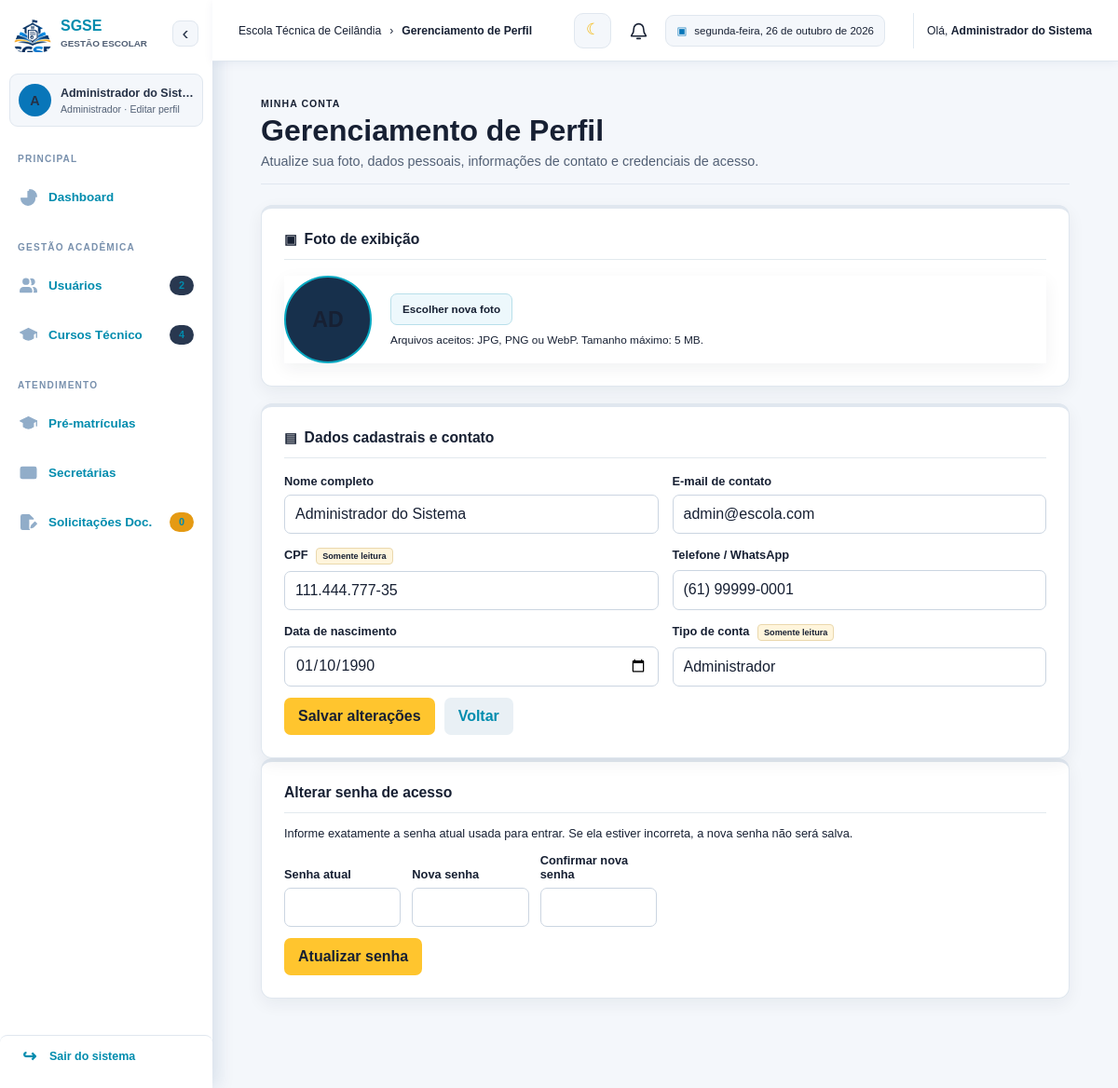
Screenshot of /view/perfil.php (signed in) with the database file from the repository.
### tables this page shows
CREATE TABLE usuarios (
    id_usuario INT AUTO_INCREMENT PRIMARY KEY,
    id_pessoa INT NOT NULL UNIQUE,
    id_perfil INT NOT NULL,
    email VARCHAR(100) NOT NULL UNIQUE,
    senha VARCHAR(255) NOT NULL,
    foto_perfil VARCHAR(255),
    cargo VARCHAR(100),
    setor VARCHAR(100),
    status ENUM('Ativo', 'Inativo') DEFAULT 'Ativo',
    criado_em TIMESTAMP DEFAULT CURRENT_TIMESTAMP,

    CONSTRAINT fk_usuario_pessoa
        FOREIGN KEY (id_pessoa)
        REFERENCES pessoas(id_pessoa)
        ON DELETE RESTRICT,

    CONSTRAINT fk_usuario_perfil
        FOREIGN KEY (id_perfil)
        REFERENCES perfis(id_perfil)
        ON DELETE RESTRICT
);

CREATE TABLE pessoas (
    id_pessoa INT AUTO_INCREMENT PRIMARY KEY,
    nome VARCHAR(100) NOT NULL,
    cpf VARCHAR(14) NOT NULL UNIQUE,
    telefone VARCHAR(20),
    data_nascimento DATE,
    criado_em TIMESTAMP DEFAULT CURRENT_TIMESTAMP
);

### model/dao/Conexao.php (called while the page is built, shortened)
<?php
if (!class_exists('Conexao')) {
    class Conexao {
        private static $instance = null;
        public static function getConexao() {
            if (!isset(self::$instance)) {
                $host     = "localhost";
                $dbname   = "secretaria_db";
                $usuario  = "root";
                $senha    = "";
                try {
                    self::$instance = new PDO(
                        "mysql:host={$host};dbname={$dbname};charset=utf8mb4",
                        $usuario,
                        $senha
                    );
                    self::$instance->setAttribute(PDO::ATTR_ERRMODE, PDO::ERRMODE_EXCEPTION);
                    self::$instance->setAttribute(PDO::ATTR_DEFAULT_FETCH_MODE, PDO::FETCH_ASSOC);
                } catch (PDOException $e) {
                    die("Erro na conexão com o banco de dados: " . $e->getMessage());
                }
            }
            return self::$instance;
        }
    }
}

### model/dao/UsuarioDAO.php (called while the page is built, shortened)
<?php
require_once __DIR__ . '/Conexao.php';
class UsuarioDAO {
    public function buscarPerfilProprio(int $idUsuario): ?array {
        try {
            $stmt = Conexao::getConexao()->prepare(
                "SELECT u.id_usuario AS id, p.nome, p.cpf, p.telefone,
                        p.data_nascimento, u.email, u.foto_perfil,
                        u.id_perfil AS perfil_id
                 FROM usuarios u
                 INNER JOIN pessoas p ON p.id_pessoa = u.id_pessoa
                 WHERE u.id_usuario = ?
                 LIMIT 1"
            );
            $stmt->execute([$idUsuario]);
            return $stmt->fetch(PDO::FETCH_ASSOC) ?: null;
        } catch (PDOException $e) {
            error_log('Erro ao carregar o próprio perfil: ' . $e->getMessage());
            throw new RuntimeException('Não foi possível carregar o perfil.', 0, $e);
        }
    }
}
?>

### controller/UsuarioController.php (called while the page is built, shortened)
<?php
require_once __DIR__ . '/../model/dao/UsuarioDAO.php';
require_once __DIR__ . '/Autorizacao.php';
class UsuarioController {
    public function buscarPerfilProprio(int $idUsuario): ?array {
        return (new UsuarioDAO())->buscarPerfilProprio($idUsuario);
    }
}
?>

### controller/Autorizacao.php (called while the page is built, shortened)
<?php
require_once __DIR__ . '/../model/dao/Conexao.php';
class Autorizacao {
    public static function usuarioTemPermissao(string $permissao, ?int $idUsuario = null): bool {
        $idUsuario = $idUsuario ?? (int)($_SESSION['usuario_id'] ?? 0);
        try {
            $stmt = Conexao::getConexao()->prepare(
                "SELECT 1
                 FROM usuarios u
                 INNER JOIN permissoes p ON p.id_perfil = u.id_perfil
                 WHERE u.id_usuario = ? AND p.nome = ?
                 LIMIT 1"
            );
            $stmt->execute([$idUsuario, $permissao]);
            return (bool)$stmt->fetchColumn();
        } catch (PDOException $e) {
            error_log('Erro ao verificar permissão do usuário: ' . $e->getMessage());
            throw new RuntimeException('Não foi possível verificar a permissão de acesso.', 0, $e);
        }
    }
}

### view/perfil.php (the view, shortened to what this page needs)
<?php
require_once __DIR__ . '/../controller/Autorizacao.php';
if (!isset($_SESSION['usuario_id']) || !in_array((int)($_SESSION['perfil_id'] ?? 0), [1, 2, 3], true)
    || !Autorizacao::usuarioTemPermissao('GERENCIAR_PERFIL')) {
    header('Location: login.php');
    exit();
}
require_once __DIR__ . '/../model/dao/Conexao.php';
require_once __DIR__ . '/../model/dao/UsuarioDAO.php';
require_once __DIR__ . '/../controller/UsuarioController.php';
$controller = new UsuarioController();
$erroCarregamento = false;
try {
    $perfil = $controller->buscarPerfilProprio((int)$_SESSION['usuario_id']);
} catch (RuntimeException $e) {
    error_log('Erro ao exibir perfil próprio: ' . $e->getMessage());
    $perfil = null;
    $erroCarregamento = true;
}
include __DIR__ . '/includes/topo.php';
?>
<div class="admin-workspace">
    <?php include __DIR__ . '/includes/menu_administrativo.php'; ?>
    <div class="admin-workspace-content">
        <main class="profile-content">
            <header class="profile-header">
                <div>
                    <span class="profile-eyebrow">MINHA CONTA</span>
                    <h1>Gerenciamento de Perfil</h1>
                    <p>Atualize sua foto, dados pessoais, informações de contato e credenciais de acesso.</p>
                </div>
            </header>
            <?php if ($erroCarregamento): ?>
                <p class="profile-message profile-message-error" role="alert">Não foi possível carregar seu perfil. Atualize a página para tentar novamente.</p>
            <?php else: ?>
                <form class="profile-form" action="../controller/UsuarioController.php" method="POST" enctype="multipart/form-data">
                    <section class="profile-card profile-photo-card">
                        <h2 class="profile-section-heading"><span aria-hidden="true">▣</span> Foto de exibição</h2>
                        <div class="profile-photo-panel">
                            <?php if (!empty($perfil['foto_perfil']) && preg_match('#^uploads/perfis/[a-f0-9]{32}\.(jpg|png|webp)$#', $perfil['foto_perfil'])): ?>
                                <img class="profile-photo-preview" src="../<?= htmlspecialchars($perfil['foto_perfil'], ENT_QUOTES, 'UTF-8') ?>" alt="Foto atual do perfil">
                            <?php else: ?>
                                <span class="profile-photo-placeholder" aria-hidden="true"><?= htmlspecialchars(mb_strtoupper(mb_substr($perfil['nome'], 0, 2, 'UTF-8'), 'UTF-8'), ENT_QUOTES, 'UTF-8') ?></span>
                            <?php endif; ?>
                            <div class="profile-photo-controls">
                                <label class="profile-photo-select" for="foto_perfil">Escolher nova foto</label>
                                <span>Arquivos aceitos: JPG, PNG ou WebP. Tamanho máximo: 5 MB.</span>
                            </div>
                        </div>
                    </section>
                    <section class="profile-card profile-details-card">
                        <h2 class="profile-section-heading"><span aria-hidden="true">▤</span> Dados cadastrais e contato</h2>
                        <div class="profile-form-grid">
                            <div>
                                <label for="nome">Nome completo</label>
                                <input id="nome" type="text" name="nome" maxlength="100" value="<?= htmlspecialchars($perfil['nome'], ENT_QUOTES, 'UTF-8') ?>" required>
                            </div>
                            <div>
                                <label for="email">E-mail de contato</label>
                                <input id="email" type="email" name="email" maxlength="100" value="<?= htmlspecialchars($perfil['email'], ENT_QUOTES, 'UTF-8') ?>" required>
                            </div>
                            <div>
                                <label for="cpf">CPF <span class="profile-readonly-badge">Somente leitura</span></label>
                                <input id="cpf" type="text" value="<?= htmlspecialchars($perfil['cpf'], ENT_QUOTES, 'UTF-8') ?>" readonly aria-readonly="true">
                            </div>
                            <div>
                                <label for="telefone">Telefone / WhatsApp</label>
                                <input id="telefone" type="tel" name="telefone" maxlength="20" value="<?= htmlspecialchars($perfil['telefone'] ?? '', ENT_QUOTES, 'UTF-8') ?>" required>
                            </div>
                            <div>
                                <label for="data_nascimento">Data de nascimento</label>
                                <input id="data_nascimento" type="date" name="data_nascimento" value="<?= htmlspecialchars($perfil['data_nascimento'] ?? '', ENT_QUOTES, 'UTF-8') ?>" required>
                            </div>
                            <div>
                                <label for="perfil">Tipo de conta <span class="profile-readonly-badge">Somente leitura</span></label>
                                <input id="perfil" type="text" value="<?= [1 => 'Administrador', 2 => 'Secretaria', 3 => 'Aluno'][(int)$perfil['perfil_id']] ?? 'Usuário' ?>" readonly aria-readonly="true">
                            </div>
                        </div>
                        <div class="profile-actions">
                            <button type="submit" name="btn_atualizar_perfil" class="profile-save-button">Salvar alterações</button>
                            <a href="<?= (int)$perfil['perfil_id'] === 1 ? 'admin/home_admin.php' : ((int)$perfil['perfil_id'] === 2 ? 'secretaria/pre_matriculas.php' : 'usuario/home_usuario.php') ?>" class="profile-cancel-button">Voltar</a>
                        </div>
                    </section>
                </form>
                <section class="profile-card profile-password-section" id="alterar-senha">
                    <h2 class="profile-section-heading">Alterar senha de acesso</h2>
                    <p>Informe exatamente a senha atual usada para entrar. Se ela estiver incorreta, a nova senha não será salva.</p>
                    <form class="profile-password-form" action="../controller/UsuarioController.php" method="POST">
                        <div>
                            <label for="senha_atual">Senha atual</label>
                            <input id="senha_atual" type="password" name="senha_atual" autocomplete="current-password" required>
                        </div>
                        <div>
                            <label for="senha_nova">Nova senha</label>
                            <input id="senha_nova" type="password" name="senha_nova" minlength="8" maxlength="72" autocomplete="new-password" required>
                        </div>
                        <div>
                            <label for="confirmar_senha_nova">Confirmar nova senha</label>
                            <input id="confirmar_senha_nova" type="password" name="confirmar_senha_nova" minlength="8" maxlength="72" autocomplete="new-password" required>
                        </div>
                        <button type="submit" name="btn_alterar_senha_propria" class="profile-save-button">Atualizar senha</button>
                    </form>
                </section>
            <?php endif; ?>
        </main>
    </div>
</div>
</main>
</body>
</html>

### assets/css/estilo_topo.css (style rules this page uses)
body { margin: 0; padding: 0; }

### assets/css/estilo_home.css (style rules this page uses)
.profile-content { width: min(900px, calc(100% - 32px)); margin: 0 auto; padding: 12px 0 48px; }
.profile-header { display: flex; align-items: center; justify-content: space-between; gap: 18px; margin-bottom: 22px; padding-bottom: 16px; border-bottom: 1px solid #dce3e7; }
.profile-eyebrow { display: block; margin-bottom: 5px; color: #a27600; font-size: 0.66rem; font-weight: 900; letter-spacing: 0.1em; }
.profile-header h1 { margin: 0 0 6px; color: #073b70; text-align: left; }
.profile-header p { margin: 0; color: #526575; font-size: 0.9rem; }
.profile-card { padding: 24px; background: #ffffff; border: 1px solid #dce3e7; border-top: 4px solid #f5b400; border-radius: 12px; box-shadow: 0 4px 14px rgba(38, 55, 70, 0.07); }
.profile-form { display: grid; gap: 18px; width: 100%; max-width: none; margin: 0; padding: 0; background: transparent; border-radius: 0; box-shadow: none; }
.profile-section-heading { display: flex; align-items: center; gap: 8px; margin: 0 0 17px; padding-bottom: 12px; color: #173b5d; border-bottom: 1px solid #e2e9ee; font-size: 0.98rem; font-weight: 800; }
.profile-section-heading > span { color: #0876b9; font-size: 0.9rem; }
.profile-photo-panel { display: flex; align-items: center; gap: 20px; margin: 0; padding: 0; border: 0; }
.profile-photo-preview, .profile-photo-placeholder { width: 94px; height: 94px; display: grid; flex: 0 0 auto; place-items: center; object-fit: cover; color: #08c4dc; background: #17304c; border: 2px solid #08a9c2; border-radius: 50%; font-size: 1.45rem; font-weight: 800; }
.profile-photo-controls { display: grid; justify-items: start; gap: 9px; }
.profile-photo-controls > span { color: #60758a; font-size: 0.74rem; }
.profile-photo-select { display: inline-flex; min-height: 34px; align-items: center; justify-content: center; padding: 7px 12px; color: #0876b9; background: #edf8fc; border: 1px solid #b8dfea; border-radius: 7px; cursor: pointer; font-size: 0.73rem; font-weight: 750; }
.profile-details-card .profile-form-grid { margin-top: 0; }
.profile-form > label, .profile-form-grid label { color: #173b5d; font-size: 0.8rem; font-weight: 700; }
.profile-form input { width: 100%; min-height: 42px; margin: 0; padding: 9px 11px; color: #263746; background: #ffffff; border: 1px solid #cbd8e2; border-radius: 7px; font: inherit; }
.profile-form input[readonly] { color: #60758a; background: #eef3f6; cursor: not-allowed; }
.profile-form-grid { display: grid; grid-template-columns: repeat(2, minmax(0, 1fr)); gap: 15px; margin-top: 7px; }
.profile-form-grid > div { display: grid; gap: 7px; min-width: 0; }
.profile-readonly-badge { display: inline-flex; align-items: center; gap: 3px; margin-left: 5px; padding: 3px 6px; color: #a66a00; background: #fff5dc; border: 1px solid #ead8ad; border-radius: 4px; font-size: 0.57rem; font-weight: 800; white-space: nowrap; }
.profile-actions { display: flex; flex-wrap: wrap; gap: 10px; margin-top: 12px; }
.profile-save-button, .profile-cancel-button { display: inline-flex; min-height: 40px; align-items: center; justify-content: center; padding: 9px 15px; border: 0; border-radius: 7px; font: inherit; font-weight: 700; text-decoration: none; cursor: pointer; }
.profile-save-button { color: #ffffff; background: #0876b9; }
.profile-cancel-button { color: #173b5d; background: #e9f0f5; }
.profile-password-section { display: grid; gap: 14px; margin: 0; }
.profile-password-section .profile-section-heading { margin-bottom: 0; }
.profile-password-section p { margin: 0; color: #60758a; font-size: 0.8rem; }
.profile-password-form { display: grid; grid-template-columns: repeat(3, minmax(0, 1fr)); gap: 12px; align-items: end; margin: 0; padding: 0; background: transparent; box-shadow: none; }
.profile-password-form > div { display: grid; gap: 7px; }
.profile-password-form label { color: #173b5d; font-size: 0.8rem; font-weight: 700; }
.profile-password-form input { width: 100%; min-height: 42px; margin: 0; padding: 9px 11px; color: #263746; background: #ffffff; border: 1px solid #cbd8e2; border-radius: 7px; font: inherit; }
.profile-password-form .profile-save-button { grid-column: 1 / -1; justify-self: start; }

### rows the page displays
usuarios: nome "Administrador do Sistema", email "admin@escola.com", id_pessoa.cpf "111.444.777-35", telefone "(61) 99999-0001", data_nascimento "01/10/1990", id_perfil "Administrador"

### other values shown
$rotuloPagina "Gerenciamento de Perfil"
$_SESSION['usuario_nome'] "Administrador do Sistema"
mb_strtoupper(mb_substr($nomeUsuarioMenu, 0, 1, 'UTF-8'), 'UTF-8') "A"
$nomeUsuarioMenu "Administrador do Sist…"
$nomePerfilMenu "Administrador"
$formatarContadorMenu($contadoresMenu['usuarios'] ?? 0) "2"
$formatarContadorMenu($contadoresMenu['cursos'] ?? 0) "4"
$formatarContadorMenu($contadoresMenu['solicitacoes'] ?? 0) "0"
